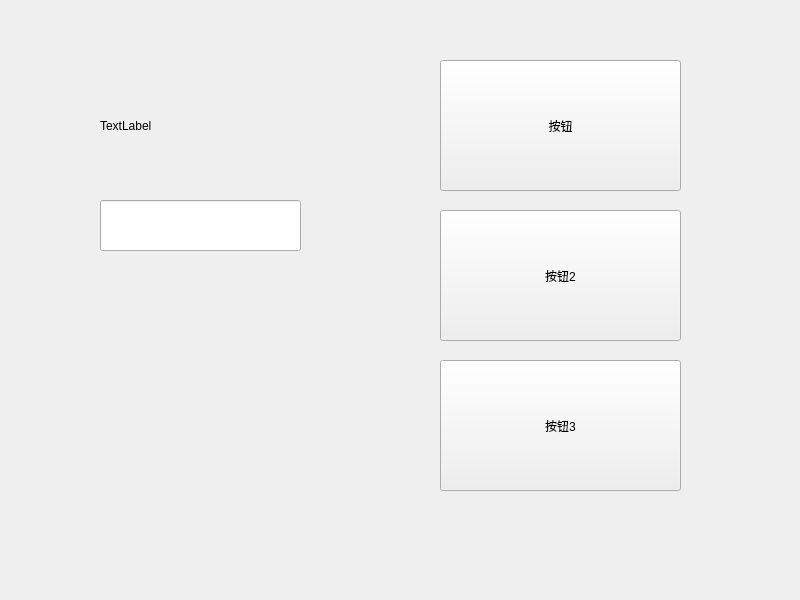
<?xml version="1.0" encoding="UTF-8"?>
<ui version="4.0">
 <class>Widget</class>
 <widget class="QWidget" name="Widget">
  <property name="geometry">
   <rect>
    <x>0</x>
    <y>0</y>
    <width>800</width>
    <height>600</height>
   </rect>
  </property>
  <property name="windowTitle">
   <string>Widget</string>
  </property>
  <widget class="QPushButton" name="pushButton">
   <property name="geometry">
    <rect>
     <x>440</x>
     <y>60</y>
     <width>241</width>
     <height>131</height>
    </rect>
   </property>
   <property name="text">
    <string>按钮</string>
   </property>
  </widget>
  <widget class="QPushButton" name="pushButton_2">
   <property name="geometry">
    <rect>
     <x>440</x>
     <y>210</y>
     <width>241</width>
     <height>131</height>
    </rect>
   </property>
   <property name="text">
    <string>按钮2</string>
   </property>
  </widget>
  <widget class="QPushButton" name="pushButton_3">
   <property name="geometry">
    <rect>
     <x>440</x>
     <y>360</y>
     <width>241</width>
     <height>131</height>
    </rect>
   </property>
   <property name="text">
    <string>按钮3</string>
   </property>
  </widget>
  <widget class="QLabel" name="label">
   <property name="geometry">
    <rect>
     <x>100</x>
     <y>100</y>
     <width>201</width>
     <height>51</height>
    </rect>
   </property>
   <property name="text">
    <string>TextLabel</string>
   </property>
  </widget>
  <widget class="QLineEdit" name="lineEdit">
   <property name="geometry">
    <rect>
     <x>100</x>
     <y>200</y>
     <width>201</width>
     <height>51</height>
    </rect>
   </property>
  </widget>
 </widget>
 <resources/>
 <connections/>
</ui>
